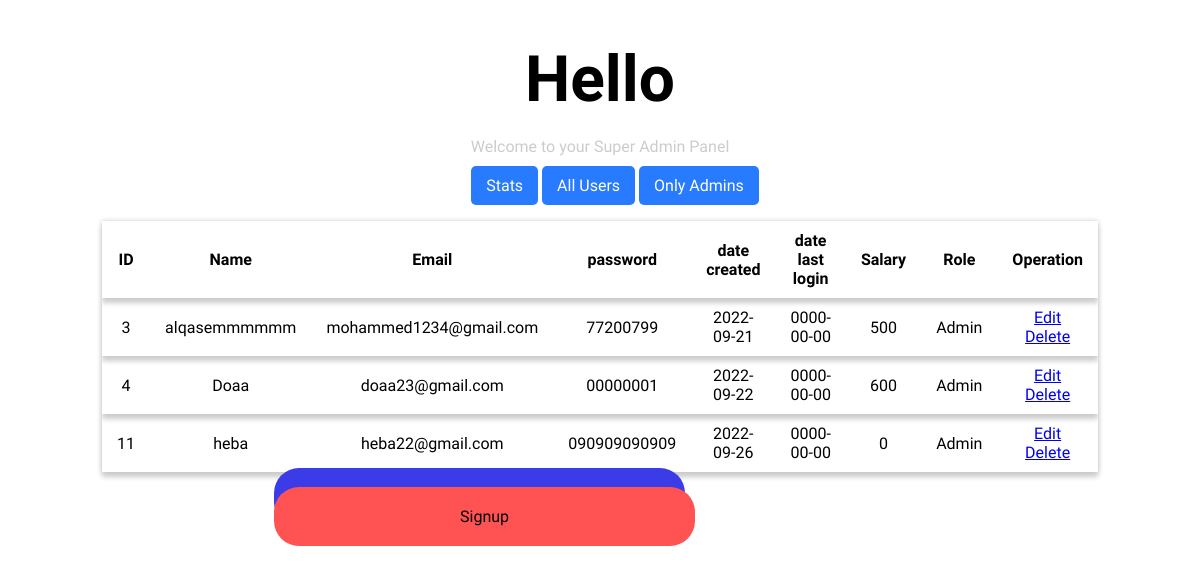
The page /main/superadmin.php on the database its author committed.
### tables this page shows
CREATE TABLE `user` (
  `id` int(50) NOT NULL,
  `firstname` varchar(100) NOT NULL,
  `middlename` varchar(100) NOT NULL,
  `lastname` varchar(100) NOT NULL,
  `familyname` varchar(100) NOT NULL,
  `email` varchar(100) NOT NULL,
  `password` varchar(100) NOT NULL,
  `phone` bigint(100) NOT NULL,
  `dob` varchar(100) NOT NULL,
  `date_created` date NOT NULL,
  `date_lastLogged` date NOT NULL,
  `role` varchar(100) NOT NULL,
  `salary` int(100) NOT NULL
);

### main/superadmin.php (the view, shortened to what this page needs)
<?php
    require_once("../includes/connection.php");
?>
<!DOCTYPE html>
<html lang="en">
<head>
    <link href="../css/style.css" rel="stylesheet">
</head>
<body>
<section id="home" class="homeContainer">
        <div class="welcomeContainer">
            <div class="welcomeTitle">
                <h1>Hello <?php echo $_SESSION['username']; ?></h1>
            </div>
            <div class="welcomeSubTitle">
                <p>Welcome to your Super Admin Panel</p>
            </div>
            <div class="stats">
                <a href="stats.php">Stats</a>
                <a href="superadmin.php?user=all">All Users</a>
                <a href="superadmin.php">Only Admins</a>
            </div>
                        <?php
                $fetchDetails = mysqli_query($conn, "SELECT * FROM user where role = 'Admin'");
                if(!isset($_GET['user']))
                {
                ?>
                <div id="adminOne" class="tableContainer">
                    <table>
                        <tr>
                            <th>ID</th>
                            <th>Name</th>
                            <th>Email</th>
                            <th>password</th>
                            <th>date created</th>
                            <th>date last login</th>
                            <th>Salary</th>
                            <th>Role</th>
                            <th>Operation</th>
                        </tr>
                        <?php
                        while($data = mysqli_fetch_array($fetchDetails))
                        {
                            ?>
                            <tr>
                                <td><?php echo $data['id']; ?></td>
                                <td><?php echo $data['firstname']; ?></td>
                                <td><?php echo $data['email']; ?></td>
                                <td><?php echo $data['password']; ?></td>
                                <td><?php echo $data['date_created']; ?></td>
                                <td><?php echo $data['date_lastLogged']; ?></td>
                                <td><?php echo $data['salary']; ?></td>
                                <td><?php echo $data['role']; ?></td>
                                <td>
                                    <a href="<?php echo 'superadmin.php?edit='. $data['id']; ?>">Edit</a>
                                    <a href="<?php echo 'index.php?delete='. $data['id']; ?>">Delete</a>
                                </td>
                            </tr>
                            <?php
                        }
                        ?>
                    </table>
                </div>
                <?php
                }
            ?>
            <div class="welcomeBtns">
                <div class="btns">
                    <?php if(isset($_SESSION['login'])): ?>
                        <a style="margin: 0 0 0 180px; position: relative; top: 100px;" class="login" href="../pages/logout.php">Logout</a>
                    <?php else: ?>
                        <a class="login" href="../pages/login.php">Login</a>
                        <a class="signup" href="../pages/signup.php">Signup</a>
                    <?php endif; ?>
                </div>
            </div>
        </div>
    </section>
</body>
</html>

### css/style.css (style rules this page uses)
* { margin: 0; padding: 0; font-family: 'K2D', sans-serif; }
#home { width: 100%; height: 90vh; }
.welcomeContainer { width: 90%; margin: 2rem auto; height: 95vh; }
.welcomeTitle { padding: 10px 15px; }
.welcomeTitle h1 { text-align: center; font-size: 4em; }
.welcomeSubTitle { padding: 10px 15px; }
.welcomeSubTitle p { text-align: center; color: #ccc; }
.welcomeBtns { width: 90%; margin: 1rem auto; }
.welcomeBtns a { text-decoration: none; padding: 20px 186px; border-radius: 25px; color: #000; }
.welcomeBtns .btns { width: 80%; margin: 0 0 0 10rem; }
.welcomeBtns .login { background: #3b3be8; color: #fff; transition: 350ms ease-in-out; }
.welcomeBtns .signup { background: #ff5252; transition: 350ms ease-in-out; }
table { width: 90%; margin: 1rem auto; box-shadow: 0 0 5px #ccc; border-collapse: collapse; }
table th, table td { text-align: center; padding: 10px 15px; }
table tr { box-shadow: 0 5px 5px #ccc; }
.stats { width: 100%; padding: 10px 15px; text-align: center; }
.stats a { text-decoration: none; text-align: center; color: #fff; padding: 10px 15px; background: #287bff; border-radius: 5px; }

### rows shown on the page
user: id "3", firstname "alqasemmmmmm", email "mohammed1234@gmail.com", password "77200799", date_created "2022-09-21", date_lastLogged "0000-00-00", salary "500", role "Admin"
user: id "4", firstname "Doaa", email "doaa23@gmail.com", password "00000001", date_created "2022-09-22", date_lastLogged "0000-00-00", salary "600", role "Admin"
user: id "11", firstname "heba", email "heba22@gmail.com", password "090909090909", date_created "2022-09-26", date_lastLogged "0000-00-00", salary "0", role "Admin"
